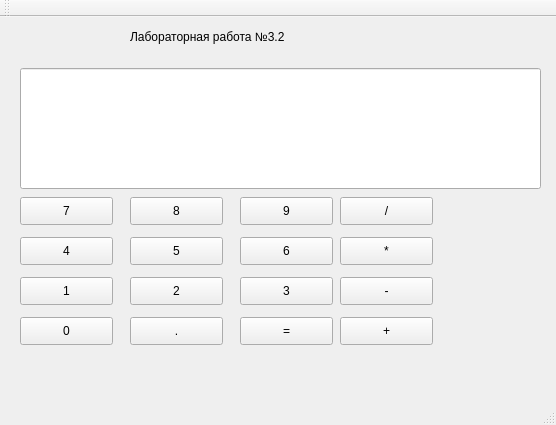
<?xml version="1.0" encoding="UTF-8"?>
<ui version="4.0">
 <class>MainWindow</class>
 <widget class="QMainWindow" name="MainWindow">
  <property name="geometry">
   <rect>
    <x>0</x>
    <y>0</y>
    <width>556</width>
    <height>425</height>
   </rect>
  </property>
  <property name="windowTitle">
   <string>MainWindow</string>
  </property>
  <widget class="QWidget" name="centralWidget">
   <widget class="QPushButton" name="btn1">
    <property name="geometry">
     <rect>
      <x>20</x>
      <y>260</y>
      <width>93</width>
      <height>28</height>
     </rect>
    </property>
    <property name="text">
     <string>1</string>
    </property>
   </widget>
   <widget class="QPushButton" name="btn2">
    <property name="geometry">
     <rect>
      <x>130</x>
      <y>260</y>
      <width>93</width>
      <height>28</height>
     </rect>
    </property>
    <property name="text">
     <string>2</string>
    </property>
   </widget>
   <widget class="QPushButton" name="btnPlus">
    <property name="geometry">
     <rect>
      <x>340</x>
      <y>300</y>
      <width>93</width>
      <height>28</height>
     </rect>
    </property>
    <property name="text">
     <string>+</string>
    </property>
   </widget>
   <widget class="QPushButton" name="btnClear">
    <property name="geometry">
     <rect>
      <x>290</x>
      <y>70</y>
      <width>93</width>
      <height>28</height>
     </rect>
    </property>
    <property name="text">
     <string>Clear</string>
    </property>
   </widget>
   <widget class="QPushButton" name="result">
    <property name="geometry">
     <rect>
      <x>240</x>
      <y>300</y>
      <width>93</width>
      <height>28</height>
     </rect>
    </property>
    <property name="text">
     <string>=</string>
    </property>
   </widget>
   <widget class="QLabel" name="label">
    <property name="geometry">
     <rect>
      <x>130</x>
      <y>10</y>
      <width>201</width>
      <height>20</height>
     </rect>
    </property>
    <property name="text">
     <string>Лабораторная работа №3.2</string>
    </property>
   </widget>
   <widget class="QPushButton" name="btnMinus">
    <property name="geometry">
     <rect>
      <x>340</x>
      <y>260</y>
      <width>93</width>
      <height>28</height>
     </rect>
    </property>
    <property name="text">
     <string>-</string>
    </property>
   </widget>
   <widget class="QLineEdit" name="lineEdit">
    <property name="geometry">
     <rect>
      <x>20</x>
      <y>51</y>
      <width>521</width>
      <height>121</height>
     </rect>
    </property>
    <property name="text">
     <string/>
    </property>
   </widget>
   <widget class="QPushButton" name="btn3">
    <property name="geometry">
     <rect>
      <x>240</x>
      <y>260</y>
      <width>93</width>
      <height>28</height>
     </rect>
    </property>
    <property name="text">
     <string>3</string>
    </property>
   </widget>
   <widget class="QPushButton" name="btn4">
    <property name="geometry">
     <rect>
      <x>20</x>
      <y>220</y>
      <width>93</width>
      <height>28</height>
     </rect>
    </property>
    <property name="text">
     <string>4</string>
    </property>
   </widget>
   <widget class="QPushButton" name="btn5">
    <property name="geometry">
     <rect>
      <x>130</x>
      <y>220</y>
      <width>93</width>
      <height>28</height>
     </rect>
    </property>
    <property name="text">
     <string>5</string>
    </property>
   </widget>
   <widget class="QPushButton" name="btn6">
    <property name="geometry">
     <rect>
      <x>240</x>
      <y>220</y>
      <width>93</width>
      <height>28</height>
     </rect>
    </property>
    <property name="text">
     <string>6</string>
    </property>
   </widget>
   <widget class="QPushButton" name="btn0">
    <property name="geometry">
     <rect>
      <x>20</x>
      <y>300</y>
      <width>93</width>
      <height>28</height>
     </rect>
    </property>
    <property name="text">
     <string>0</string>
    </property>
   </widget>
   <widget class="QPushButton" name="btn7">
    <property name="geometry">
     <rect>
      <x>20</x>
      <y>180</y>
      <width>93</width>
      <height>28</height>
     </rect>
    </property>
    <property name="text">
     <string>7</string>
    </property>
   </widget>
   <widget class="QPushButton" name="btn8">
    <property name="geometry">
     <rect>
      <x>130</x>
      <y>180</y>
      <width>93</width>
      <height>28</height>
     </rect>
    </property>
    <property name="text">
     <string>8</string>
    </property>
   </widget>
   <widget class="QPushButton" name="btn9">
    <property name="geometry">
     <rect>
      <x>240</x>
      <y>180</y>
      <width>93</width>
      <height>28</height>
     </rect>
    </property>
    <property name="text">
     <string>9</string>
    </property>
   </widget>
   <widget class="QPushButton" name="btnMultiply">
    <property name="geometry">
     <rect>
      <x>340</x>
      <y>220</y>
      <width>93</width>
      <height>28</height>
     </rect>
    </property>
    <property name="text">
     <string>*</string>
    </property>
   </widget>
   <widget class="QPushButton" name="btnDivide">
    <property name="geometry">
     <rect>
      <x>340</x>
      <y>180</y>
      <width>93</width>
      <height>28</height>
     </rect>
    </property>
    <property name="text">
     <string>/</string>
    </property>
   </widget>
   <widget class="QPushButton" name="btnDot">
    <property name="geometry">
     <rect>
      <x>130</x>
      <y>300</y>
      <width>93</width>
      <height>28</height>
     </rect>
    </property>
    <property name="text">
     <string>.</string>
    </property>
   </widget>
  </widget>
  <widget class="QMenuBar" name="menuBar">
   <property name="geometry">
    <rect>
     <x>0</x>
     <y>0</y>
     <width>556</width>
     <height>26</height>
    </rect>
   </property>
  </widget>
  <widget class="QToolBar" name="mainToolBar">
   <attribute name="toolBarArea">
    <enum>TopToolBarArea</enum>
   </attribute>
   <attribute name="toolBarBreak">
    <bool>false</bool>
   </attribute>
  </widget>
  <widget class="QStatusBar" name="statusBar"/>
 </widget>
 <layoutdefault spacing="6" margin="11"/>
 <resources/>
 <connections/>
</ui>
